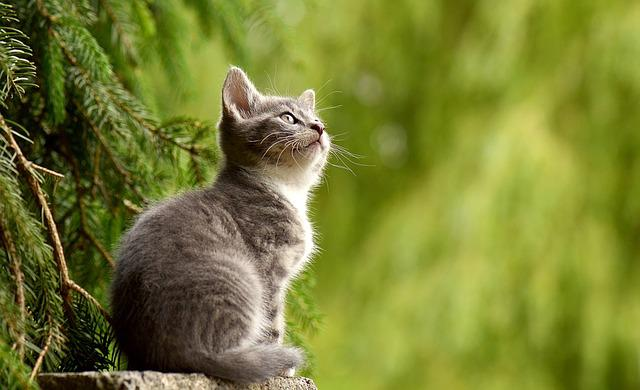
#> input picture pythonImageWorkspace/OpenCV/img.jpg, 640 x 390 px
$ jupyter execute '08. 이미지 대칭.ipynb'
#> lines starting #> are read from the running program, lines starting #| are printed output that depends on the picture
### 8. 이미지 대칭

좌우 대칭

[cell 1]
import cv2
img = cv2.imread('img.jpg')
#> img is the input picture: shape (390, 640, 3); mean B, G, R 50.4, 126.1, 119.4
flip_horizontal = cv2.flip(img,1) # flipCode > 0 : 좌우 대칭 Horizontal
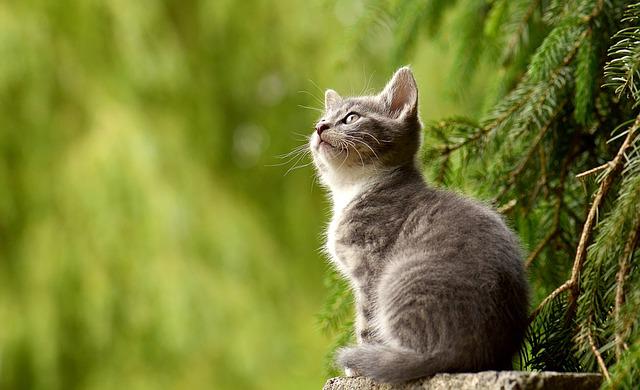
#> flip_horizontal: shape (390, 640, 3); mean B, G, R 50.4, 126.1, 119.4

cv2.imshow('img',img)
cv2.imshow('flip_horizontal',flip_horizontal)
cv2.waitKey(0)
cv2.destroyAllWindows()
cv2.waitKey(1)

상하 대칭

[cell 2]
import cv2
img = cv2.imread('img.jpg')
flip_horizontal = cv2.flip(img,0) # flipCode == 0 : 상하 대칭 Horizontal
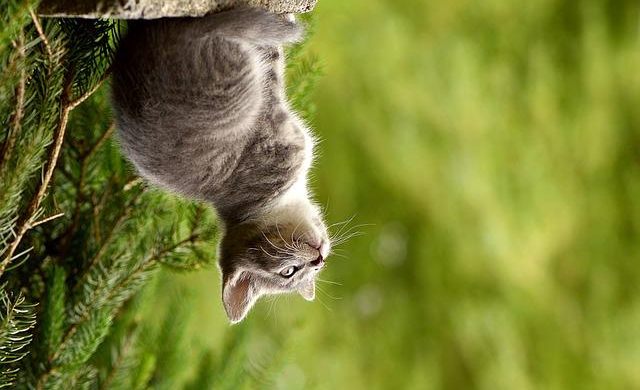
#> flip_horizontal: shape (390, 640, 3); mean B, G, R 50.4, 126.1, 119.4

cv2.imshow('img',img)
cv2.imshow('flip_horizontal',flip_horizontal)
cv2.waitKey(0)
cv2.destroyAllWindows()
cv2.waitKey(1)

[cell 3]
import cv2
img = cv2.imread('img.jpg')
flip_both = cv2.flip(img,-1) # flipCode < 0 : 상하좌우 대칭 Horizontal
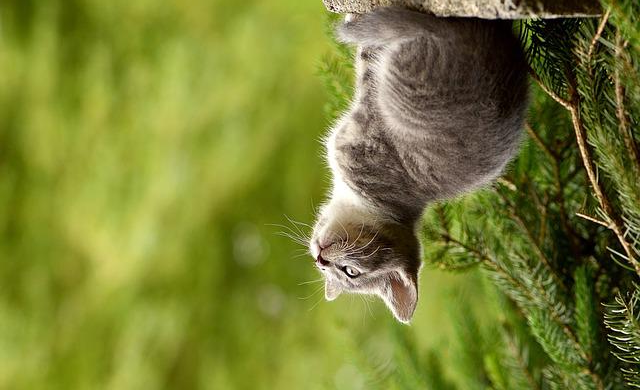
#> flip_both: shape (390, 640, 3); mean B, G, R 50.4, 126.1, 119.4

cv2.imshow('img',img)
cv2.imshow('flip_horizontal',flip_both)
cv2.waitKey(0)
cv2.destroyAllWindows()
cv2.waitKey(1)

$ run again, with pythonImageWorkspace/OpenCV/newspaper.jpg copied over pythonImageWorkspace/OpenCV/img.jpg
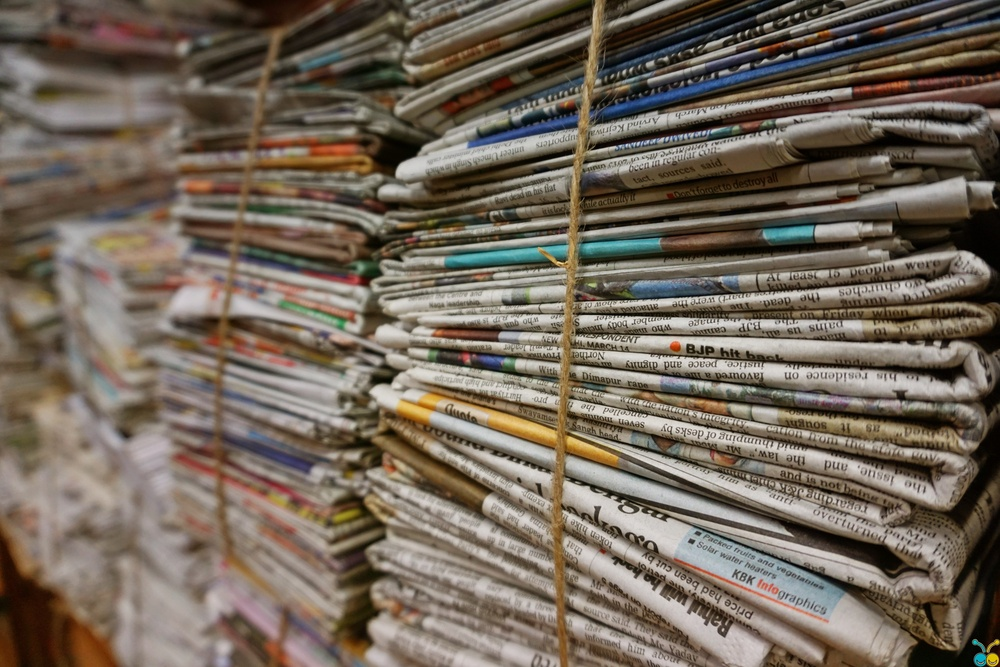
#> input picture pythonImageWorkspace/OpenCV/newspaper.jpg, 1000 x 667 px, shrunk from 6000 x 4000 before the run
#> img is the input picture: shape (667, 1000, 3); mean B, G, R 90.3, 103, 114.4
#> `flip_horizontal = cv2.flip(img,0)`:
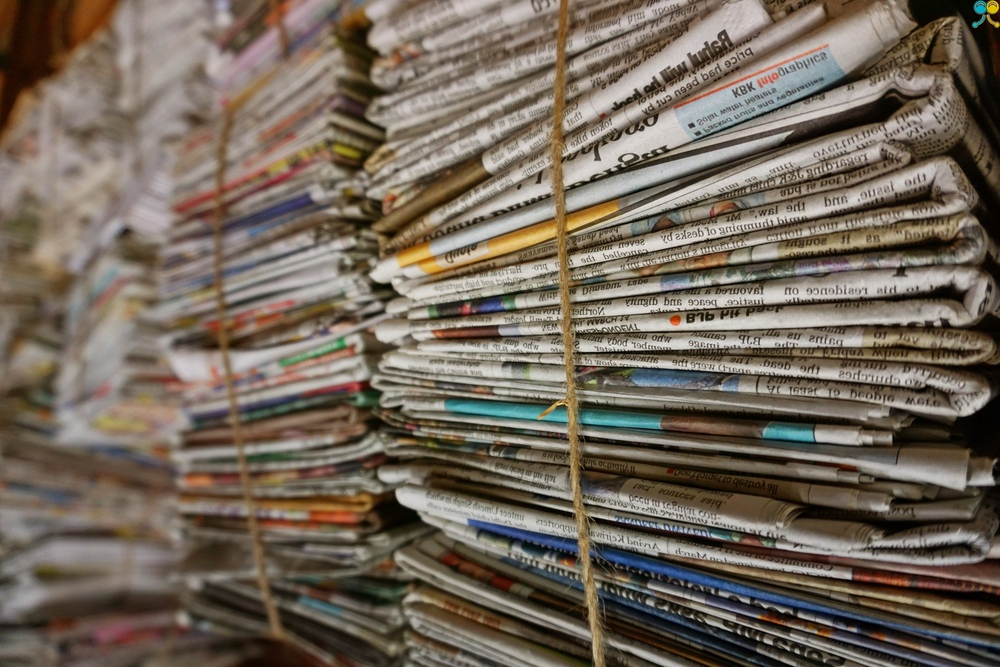
#> flip_horizontal: shape (667, 1000, 3); mean B, G, R 90.3, 103, 114.4
#> `flip_both = cv2.flip(img,-1)`:
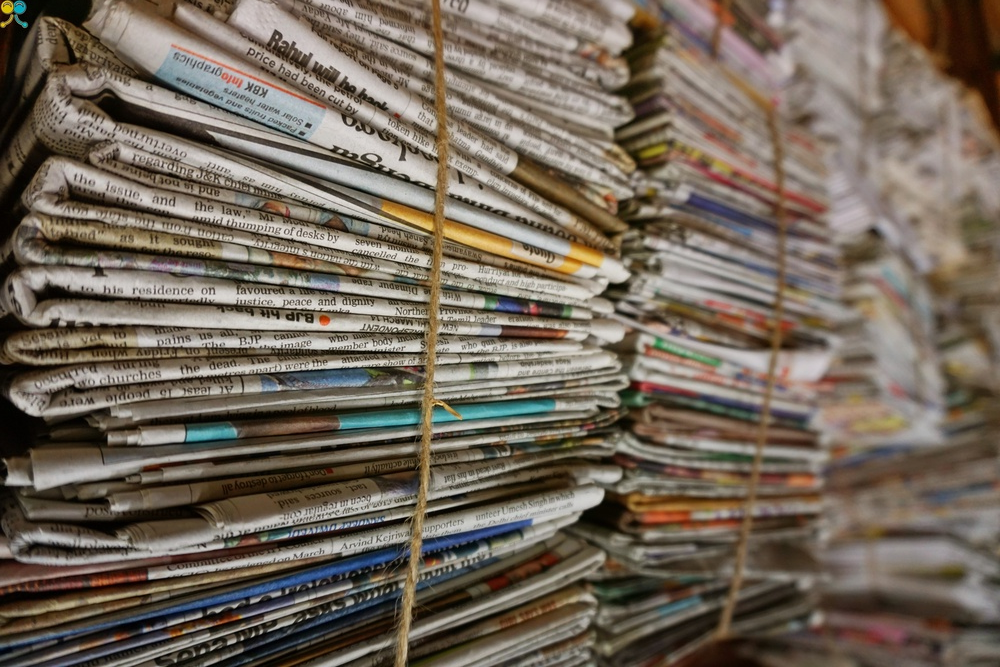
#> flip_both: shape (667, 1000, 3); mean B, G, R 90.3, 103, 114.4
